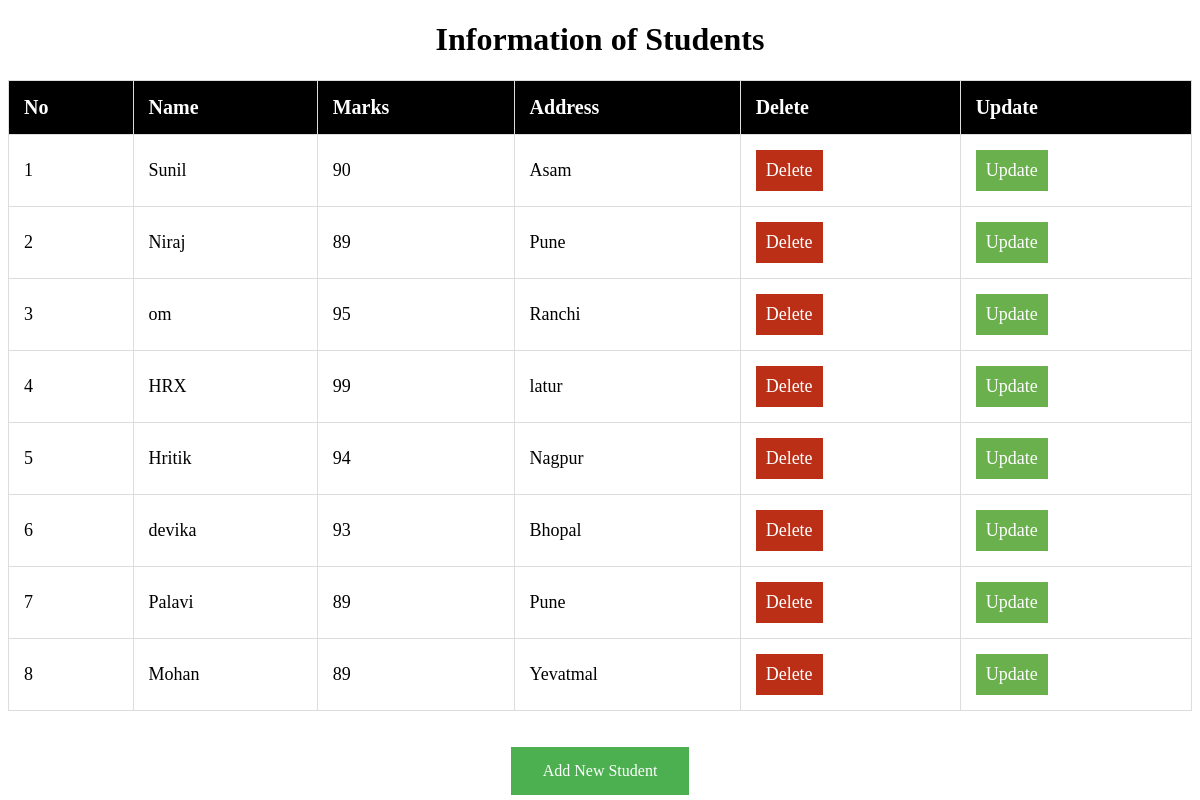
The page /show on the database its author committed.
### My_App/models.py (models this page shows)
class Student(models.Model):
    No = models.IntegerField()
    Name = models.CharField(max_length=100)
    marks = models.IntegerField()
    Address = models.CharField(max_length=256)

### My_App/views.py (the view)
# urls.py: path('show',views.show),
def show(request):
    students = Student.objects.all()
    return render(request, 'show.html', {"students": students})

### Template/show.html (shortened to what this page needs)
{% extends 'base.html' %}
{% block content %}
<div class="container" align="center">
    <h1>Information of Students</h1>
    <table id="std_table">
        <thead>
        <tr>
            <th>No</th>
            <th>Name</th>
            <th>Marks</th>
            <th>Address</th>
            <th>Delete</th>
            <th>Update</th>
        </tr>
        </thead>
        {% for student in students %}
        <tr>
            <td>{{student.No}}</td>
            <td>{{student.Name}}</td>
            <td>{{student.marks}}</td>
            <td>{{student.Address}}</td>
            <td><a id="del" href="delete/{{student.id}}" title="Delete the Student" onclick="return confirm('Are sure you want to delete this ?')">Delete</a></td>
            <td><a id="up"  href="update/{{student.id}}" title="Update the Student">Update</a></td>
        </tr>
        {% endfor %}
    </table>
    <br><br>
    <a class="button" href="/" >Add New Student</a>
</div>
{% endblock %}

### Template/base.html (shortened to what this page needs)
{% load static %}
<!DOCTYPE html>
<html lang="en">
<head>
    <link rel="stylesheet" href="{% static 'css/style.css' %}" type="text/css" >
</head>
<body>
{% block content %}
{% endblock %}
</body>
</html>

### static/css/style.css (style rules this page uses)
.button { background-color: #4CAF50; border: none; color: white; padding: 15px 32px; text-align: center; text-decoration: none; display: inline-block; font-size: 16px; }
body { background-color:white; }
#del:link { color: white; background-color: #BA2F16; text-align:center; padding:10px; display: inline-block; text-decoration: none; }
#up:link,#up:visited { color:white; background-color:#6ab04c; padding:10px; display: inline-block; text-align:center; text-decoration: none; }
#std_table { border-collapse: collapse; font-size:18px; width:100%; }
#std_table th { background-color:black; padding-top:12px; padding-bottom:12px; text-align:left; color:white; font-size:20px; }
#std_table th,#std_table td { border:1px solid #ddd; padding:15px; }

### rows shown on the page
Student: No "1", Name "Sunil", marks "90", Address "Asam"
Student: No "2", Name "Niraj", marks "89", Address "Pune"
Student: No "3", Name "om", marks "95", Address "Ranchi"
Student: No "4", Name "HRX", marks "99", Address "latur"
Student: No "5", Name "Hritik", marks "94", Address "Nagpur"
Student: No "6", Name "devika", marks "93", Address "Bhopal"
Student: No "7", Name "Palavi", marks "89", Address "Pune"
Student: No "8", Name "Mohan", marks "89", Address "Yevatmal"
